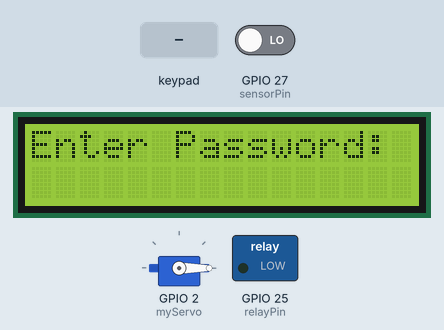
Recording of a sketch running on a simulated ESP32. Parts: 16×2 character LCD, servo, switched loads named in the sketch (green lamp = pin HIGH). The test bench sets the inputs (shaded band); at power-on: GPIO 27 (sensorPin) LOW. WiFi joins after 1.5 s; servers stay silent unless stated; what the sketch prints to the serial monitor is not drawn.

Above: at 2.9 s.
3.0 s: keypad keys 2 2 2 2 # pressed 0.4 s apart
At 5.1 s:
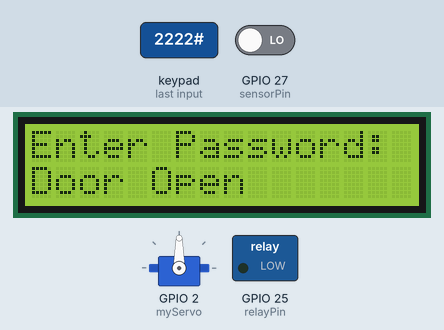
6.5 s: key 'A' pressed
At 7.9 s:
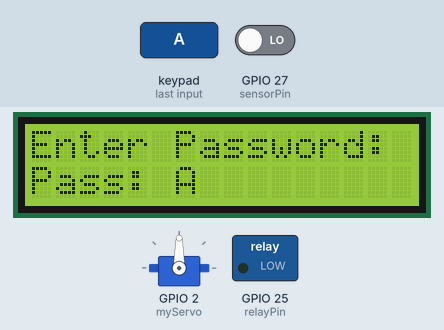
8.5 s: key 'B' pressed
At 9.7 s:
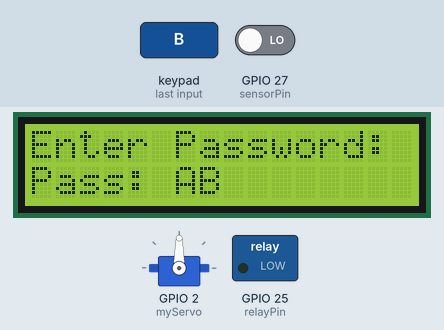
10.0 s: keypad keys 1 9 2 1 6 8 0 1 # pressed 0.4 s apart
At 14.7 s:
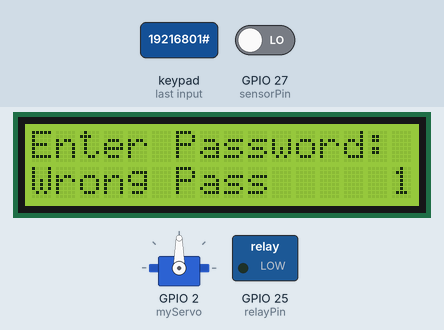
15.1 s: key 'C' pressed
At 16.3 s:
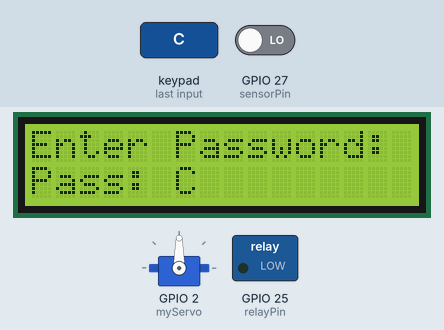
17.2 s: keypad keys 1 9 2 1 6 8 0 1 * pressed 0.4 s apart
At 21.1 s:
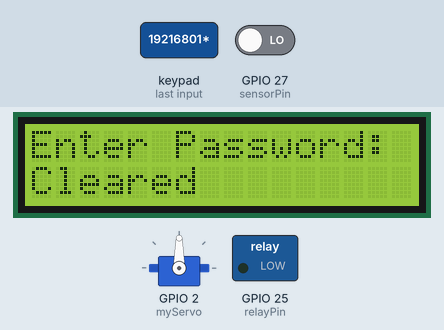
Timing chart, 0 to 22.6 s (numbered marks = the images above; inputs shaded):
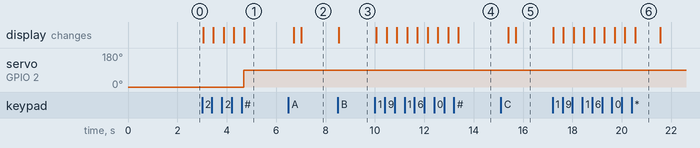

Measured:
- after the input at 3.0 s, servo on GPIO 2 (myServo): 0° → 90° after 1.7 s; the display: first changes after 0.05 s (image 1 shows a later state)
- after the input at 6.5 s, the display: first differs from a run without the input after 0.53 s (image 2)
- after the input at 8.5 s, the display: changes at once (image 3)
- after the input at 10.0 s, the display: first changes after 0.06 s (image 4 shows a later state)
- after the input at 15.1 s, the display: first differs from a run without the input after 0.61 s (image 5)
- after the input at 17.2 s, the display: first changes at once (image 6 shows a later state)

The sketch:

door.ino
```cpp
#include <Wire.h>
#include <LiquidCrystal_I2C.h>
#include <Keypad.h>
#include <ESP32Servo.h>  // Thư viện điều khiển servo cho ESP32
#include <WiFi.h>
#include <FirebaseESP32.h>

// Khai báo địa chỉ I2C cho LCD
LiquidCrystal_I2C lcd(0x27, 16, 2);  // Địa chỉ I2C 0x27, kích thước LCD 16x2

// Khai báo cấu hình cho ma trận 4x4
const byte ROWS = 4;  // Số hàng
const byte COLS = 4;  // Số cột
char keys[ROWS][COLS] = {
  {'1', '2', '3', 'A'},
  {'4', '5', '6', 'B'},
  {'7', '8', '9', 'C'},
  {'*', '0', '#', 'D'}
};

byte rowPins[ROWS] = {19, 18, 5, 4};  // Kết nối chân hàng (GPIO ESP32)
byte colPins[COLS] = {26, 14, 12, 13};  // Kết nối chân cột (GPIO ESP32)

Keypad keypad = Keypad(makeKeymap(keys), rowPins, colPins, ROWS, COLS);  // Khởi tạo ma trận phím

Servo myServo;  // Tạo đối tượng servo

String inputPassword;    // Chuỗi nhập vào

// Định nghĩa thông tin WiFi và Firebase
#define WIFI_SSID "ae38"
#define WIFI_PASSWORD "19216801"
#define FIREBASE_HOST "smart-home-52e19-default-rtdb.firebaseio.com"
#define FIREBASE_AUTH "Nphho9OXtu9dMyqppI7Jb0aj7Oe8TWYLpXn7yLpE"

// Định nghĩa chân GPIO cho relay và cảm biến
const int relayPin = 25;   // Chân GPIO cho relay điều khiển quạt
const int sensorPin = 27;  // Chân GPIO cho TTP223

bool fanState = LOW; // Biến lưu trạng thái quạt (tắt hoặc bật)
FirebaseData firebaseData;
FirebaseConfig config;
FirebaseAuth auth;

void setup() {
  // Khởi tạo LCD, relay, cảm biến, và servo
  lcd.init();
  lcd.backlight();
  myServo.attach(2);  // Gán servo vào chân GPIO 2 (ESP32)
  myServo.write(0);   // Đặt góc ban đầu là 0 độ (cửa đóng)

  pinMode(relayPin, OUTPUT);
  pinMode(sensorPin, INPUT);
  digitalWrite(relayPin, LOW);  // Quạt tắt ban đầu

  lcd.setCursor(0, 0);
  lcd.print("Enter Password:");

  // Kết nối WiFi
  WiFi.begin(WIFI_SSID, WIFI_PASSWORD);
  while (WiFi.status() != WL_CONNECTED) {
    delay(500);
    Serial.println("Đang kết nối với WiFi...");
  }
  Serial.println("Đã kết nối với WiFi!");

  // Cấu hình Firebase
  config.host = FIREBASE_HOST;
  config.signer.tokens.legacy_token = FIREBASE_AUTH;
  Firebase.begin(&config, &auth);
  Firebase.reconnectWiFi(true);

  // Kiểm tra kết nối Firebase
  if (Firebase.beginStream(firebaseData, "/fan/isOn")) {
    Serial.println("Kết nối đến Firebase thành công!");
  } else {
    Serial.print("Lỗi kết nối đến Firebase: ");
    Serial.println(firebaseData.errorReason());
  }
}

void loop() {
  // Đọc phím từ keypad
  char key = keypad.getKey();

  if (key) {  // Nếu có phím nhấn
    if (key == '#') {  // Nhấn '#' để xác nhận mật khẩu
      if (inputPassword == "2222") {
        myServo.write(90);  // Mở cửa
        lcd.setCursor(0, 1);
        lcd.print("Door Open      ");
      } else if (inputPassword == "3333") {
        myServo.write(0);  // Đóng cửa
        lcd.setCursor(0, 1);
        lcd.print("Door Closed    ");
      } else {
        lcd.setCursor(0, 1);
        lcd.print("Wrong Pass     ");
      }
      inputPassword = "";  // Xóa chuỗi nhập vào
      delay(2000);
      lcd.clear();
      lcd.setCursor(0, 0);
      lcd.print("Enter Password:");
    } else if (key == '*') {  // Nhấn '*' để xóa mật khẩu
      inputPassword = "";
      lcd.setCursor(0, 1);
      lcd.print("Cleared        ");
      delay(1000);
      lcd.clear();
      lcd.setCursor(0, 0);
      lcd.print("Enter Password:");
    } else {
      inputPassword += key;  // Thêm ký tự vào chuỗi mật khẩu
      lcd.setCursor(0, 1);
      lcd.print("Pass: " + inputPassword);  // Hiển thị mật khẩu hiện tại
    }
  }

  // Đọc trạng thái từ cảm biến TTP223
  int sensorState = digitalRead(sensorPin);
  static int lastSensorState = LOW;

  if (sensorState == HIGH && lastSensorState == LOW) {
    fanState = !fanState;  // Đổi trạng thái quạt
    digitalWrite(relayPin, fanState);

    // Cập nhật trạng thái lên Firebase
    if (Firebase.setBool(firebaseData, "/fan/isOn", fanState)) {
      Serial.println("Trạng thái quạt đã được cập nhật lên Firebase.");
    } else {
      Serial.print("Lỗi cập nhật Firebase: ");
      Serial.println(firebaseData.errorReason());
    }

    delay(200);
  }

  // Kiểm tra cập nhật từ Firebase
  if (Firebase.readStream(firebaseData)) {
    if (firebaseData.dataType() == "boolean") {
      bool firebaseIsOn = firebaseData.boolData();
      digitalWrite(relayPin, firebaseIsOn ? HIGH : LOW);  // Cập nhật trạng thái quạt
    }
  } else if (firebaseData.dataType() == "undefined") {
    Serial.print("Lỗi đọc Firebase: ");
    Serial.println(firebaseData.errorReason());
  }

  lastSensorState = sensorState;  // Cập nhật trạng thái cảm biến trước đó

  // Kiểm tra lại kết nối WiFi
  if (WiFi.status() != WL_CONNECTED) {
    Serial.println("Mất kết nối WiFi! Đang thử kết nối lại...");
    WiFi.reconnect();
  }

  delay(100);
}
```
